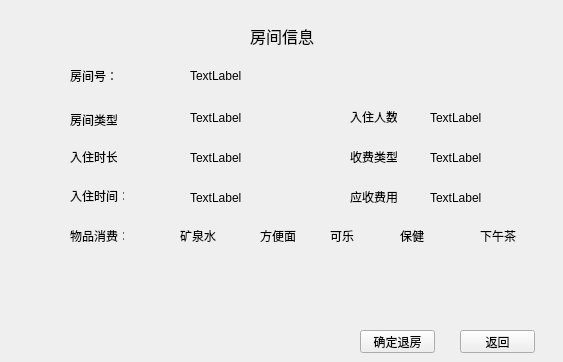
      <widget class="QWidget" name="page_23">
       <widget class="QLabel" name="label_51">
        <property name="geometry">
         <rect>
          <x>250</x>
          <y>20</y>
          <width>81</width>
          <height>31</height>
         </rect>
        </property>
        <property name="font">
         <font>
          <pointsize>12</pointsize>
         </font>
        </property>
        <property name="text">
         <string>房间信息</string>
        </property>
       </widget>
       <widget class="QLabel" name="label_52">
        <property name="geometry">
         <rect>
          <x>70</x>
          <y>70</y>
          <width>54</width>
          <height>12</height>
         </rect>
        </property>
        <property name="text">
         <string>房间号：</string>
        </property>
       </widget>
       <widget class="QLabel" name="label_54">
        <property name="geometry">
         <rect>
          <x>70</x>
          <y>190</y>
          <width>54</width>
          <height>12</height>
         </rect>
        </property>
        <property name="text">
         <string>入住时间：</string>
        </property>
       </widget>
       <widget class="QPushButton" name="pushButton_36">
        <property name="geometry">
         <rect>
          <x>360</x>
          <y>330</y>
          <width>75</width>
          <height>23</height>
         </rect>
        </property>
        <property name="text">
         <string>确定退房</string>
        </property>
       </widget>
       <widget class="QPushButton" name="pushButton_37">
        <property name="geometry">
         <rect>
          <x>460</x>
          <y>330</y>
          <width>75</width>
          <height>23</height>
         </rect>
        </property>
        <property name="text">
         <string>返回</string>
        </property>
       </widget>
       <widget class="QLabel" name="label_4">
        <property name="geometry">
         <rect>
          <x>190</x>
          <y>70</y>
          <width>54</width>
          <height>12</height>
         </rect>
        </property>
        <property name="text">
         <string>TextLabel</string>
        </property>
       </widget>
       <widget class="QLabel" name="label_87">
        <property name="geometry">
         <rect>
          <x>190</x>
          <y>150</y>
          <width>101</width>
          <height>16</height>
         </rect>
        </property>
        <property name="text">
         <string>TextLabel</string>
        </property>
       </widget>
       <widget class="QLabel" name="label_49">
        <property name="geometry">
         <rect>
          <x>70</x>
          <y>110</y>
          <width>47</width>
          <height>20</height>
         </rect>
        </property>
        <property name="text">
         <string>房间类型：</string>
        </property>
       </widget>
       <widget class="QLabel" name="label_57">
        <property name="geometry">
         <rect>
          <x>190</x>
          <y>190</y>
          <width>101</width>
          <height>16</height>
         </rect>
        </property>
        <property name="text">
         <string>TextLabel</string>
        </property>
       </widget>
       <widget class="QLabel" name="label_58">
        <property name="geometry">
         <rect>
          <x>350</x>
          <y>110</y>
          <width>47</width>
          <height>13</height>
         </rect>
        </property>
        <property name="text">
         <string>入住人数：</string>
        </property>
       </widget>
       <widget class="QLabel" name="label_59">
        <property name="geometry">
         <rect>
          <x>350</x>
          <y>150</y>
          <width>47</width>
          <height>13</height>
         </rect>
        </property>
        <property name="text">
         <string>收费类型：</string>
        </property>
       </widget>
       <widget class="QLabel" name="label_60">
        <property name="geometry">
         <rect>
          <x>70</x>
          <y>150</y>
          <width>47</width>
          <height>13</height>
         </rect>
        </property>
        <property name="text">
         <string>入住时长：</string>
        </property>
       </widget>
       <widget class="QLabel" name="label_6">
        <property name="geometry">
         <rect>
          <x>190</x>
          <y>110</y>
          <width>91</width>
          <height>16</height>
         </rect>
        </property>
        <property name="text">
         <string>TextLabel</string>
        </property>
       </widget>
       <widget class="QLabel" name="label_53">
        <property name="geometry">
         <rect>
          <x>350</x>
          <y>190</y>
          <width>47</width>
          <height>13</height>
         </rect>
        </property>
        <property name="text">
         <string>应收费用:</string>
        </property>
       </widget>
       <widget class="QLabel" name="label_61">
        <property name="geometry">
         <rect>
          <x>430</x>
          <y>110</y>
          <width>81</width>
          <height>16</height>
         </rect>
        </property>
        <property name="text">
         <string>TextLabel</string>
        </property>
       </widget>
       <widget class="QLabel" name="label_62">
        <property name="geometry">
         <rect>
          <x>430</x>
          <y>150</y>
          <width>71</width>
          <height>16</height>
         </rect>
        </property>
        <property name="text">
         <string>TextLabel</string>
        </property>
       </widget>
       <widget class="QLabel" name="label_63">
        <property name="geometry">
         <rect>
          <x>430</x>
          <y>190</y>
          <width>71</width>
          <height>16</height>
         </rect>
        </property>
        <property name="text">
         <string>TextLabel</string>
        </property>
       </widget>
       <widget class="QLabel" name="label_144">
        <property name="geometry">
         <rect>
          <x>70</x>
          <y>230</y>
          <width>54</width>
          <height>12</height>
         </rect>
        </property>
        <property name="text">
         <string>物品消费：</string>
        </property>
       </widget>
       <widget class="QLabel" name="label_145">
        <property name="geometry">
         <rect>
          <x>180</x>
          <y>230</y>
          <width>54</width>
          <height>12</height>
         </rect>
        </property>
        <property name="text">
         <string>矿泉水</string>
        </property>
       </widget>
       <widget class="QLabel" name="label_146">
        <property name="geometry">
         <rect>
          <x>200</x>
          <y>260</y>
          <width>54</width>
          <height>12</height>
         </rect>
        </property>
        <property name="text">
         <string/>
        </property>
       </widget>
       <widget class="QLabel" name="label_147">
        <property name="geometry">
         <rect>
          <x>280</x>
          <y>260</y>
          <width>54</width>
          <height>12</height>
         </rect>
        </property>
        <property name="text">
         <string/>
        </property>
       </widget>
       <widget class="QLabel" name="label_149">
        <property name="geometry">
         <rect>
          <x>430</x>
          <y>260</y>
          <width>54</width>
          <height>12</height>
         </rect>
        </property>
        <property name="text">
         <string/>
        </property>
       </widget>
       <widget class="QLabel" name="label_9">
        <property name="geometry">
         <rect>
          <x>260</x>
          <y>230</y>
          <width>54</width>
          <height>12</height>
         </rect>
        </property>
        <property name="text">
         <string>方便面</string>
        </property>
       </widget>
       <widget class="QLabel" name="label_150">
        <property name="geometry">
         <rect>
          <x>500</x>
          <y>260</y>
          <width>54</width>
          <height>12</height>
         </rect>
        </property>
        <property name="text">
         <string/>
        </property>
       </widget>
       <widget class="QLabel" name="label_154">
        <property name="geometry">
         <rect>
          <x>400</x>
          <y>230</y>
          <width>54</width>
          <height>12</height>
         </rect>
        </property>
        <property name="text">
         <string>保健</string>
        </property>
       </widget>
       <widget class="QLabel" name="label_152">
        <property name="geometry">
         <rect>
          <x>480</x>
          <y>230</y>
          <width>54</width>
          <height>12</height>
         </rect>
        </property>
        <property name="text">
         <string>下午茶</string>
        </property>
       </widget>
       <widget class="QLabel" name="label_153">
        <property name="geometry">
         <rect>
          <x>330</x>
          <y>230</y>
          <width>54</width>
          <height>12</height>
         </rect>
        </property>
        <property name="text">
         <string>可乐</string>
        </property>
       </widget>
       <widget class="QLabel" name="label_148">
        <property name="geometry">
         <rect>
          <x>360</x>
          <y>260</y>
          <width>54</width>
          <height>12</height>
         </rect>
        </property>
        <property name="text">
         <string/>
        </property>
       </widget>
      </widget>
